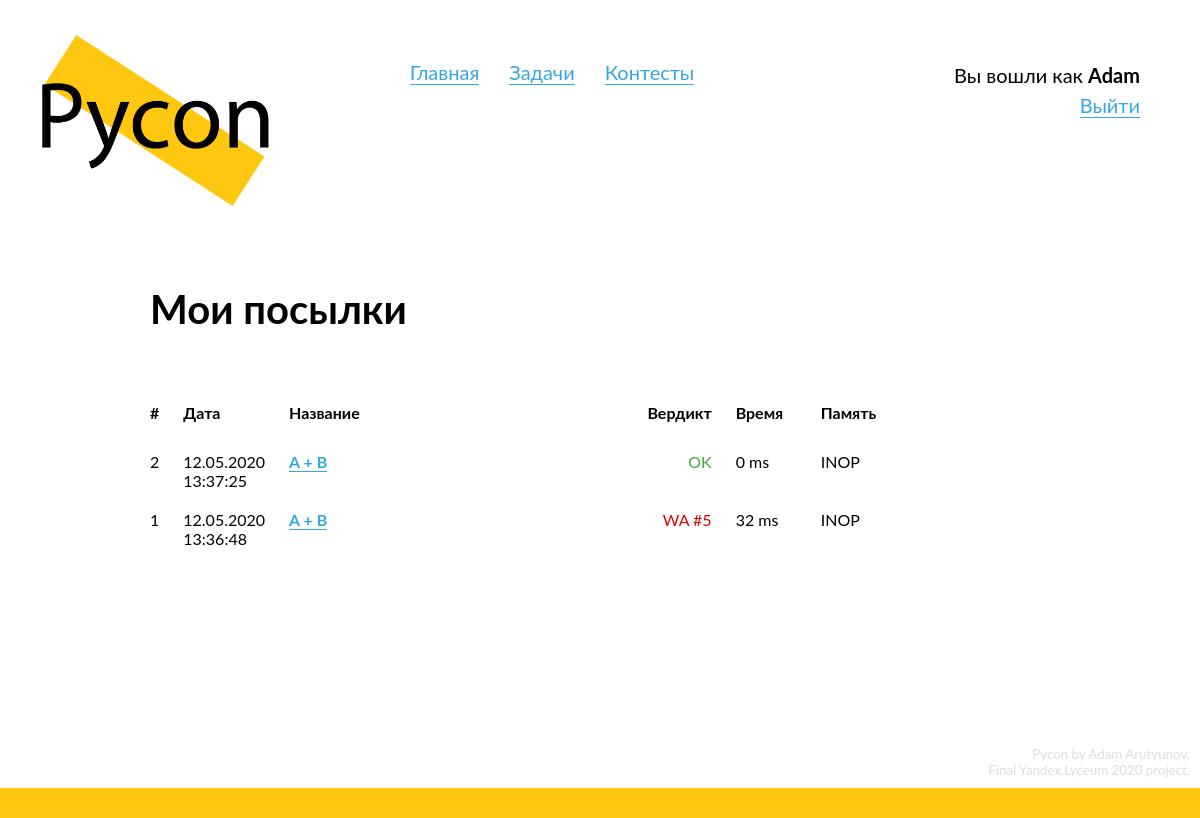
Before: /submissions (signed in) with the older database file.
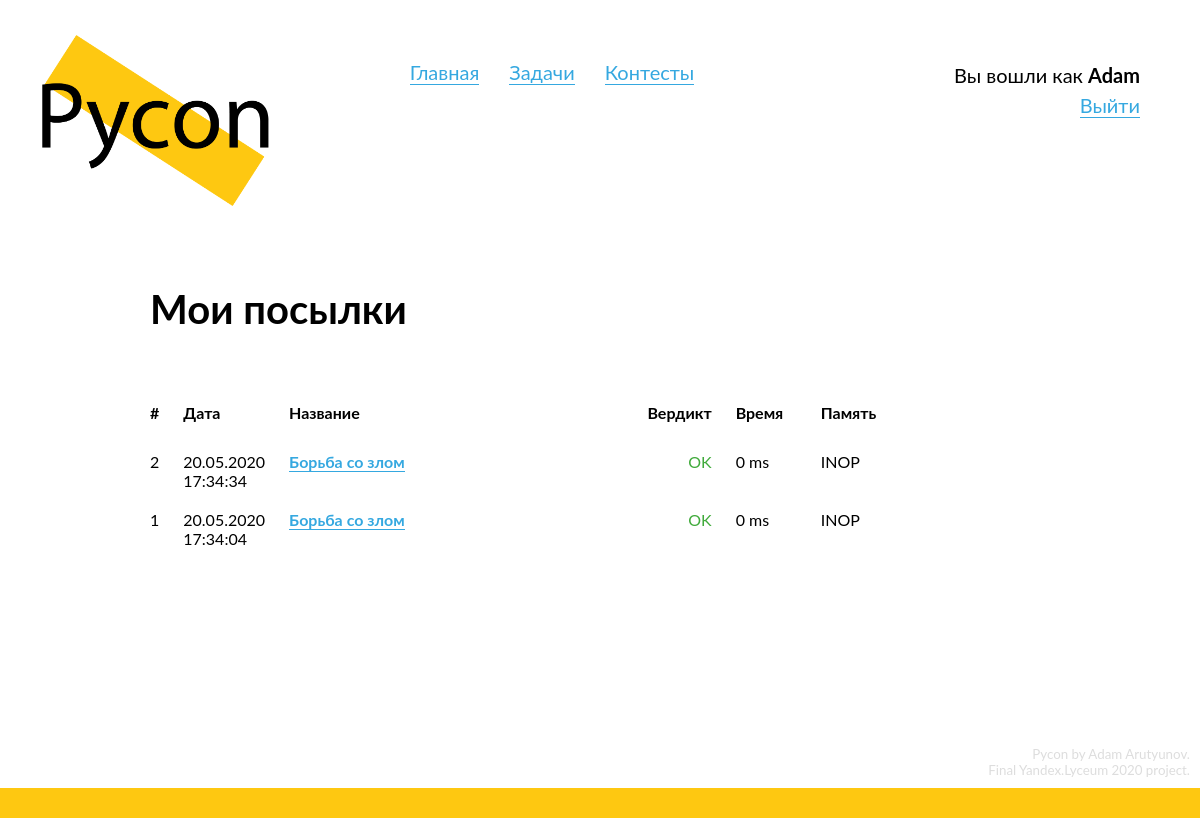
After: the same page with the newer database file.
### data/models/submission.py (models this page shows, shortened)
class Submission(SqlAlchemyBase, SerializerMixin):
    __tablename__ = 'submissions'
    id = Column(Integer, primary_key=True, autoincrement=True)
    submitter_id = Column(Integer, ForeignKey("users.id"))
    submitter = orm.relation("User")
    problem_id = Column(Integer, ForeignKey('problems.id'))
    problem = orm.relation("Problem")
    data = Column(String, nullable=False)
    submit_timestamp = Column(DateTime, default=datetime.datetime.now, nullable=False)
    verdict = Column(String, nullable=True)
    test = Column(Integer, ForeignKey("tests.number"), nullable=True)
    time = Column(Integer, nullable=True)  # Warning, time in ms!
    memory = Column(Integer, nullable=True)  # Warning, memory in KB!

### data/models/problem.py (models this page shows, shortened)
class Problem(SqlAlchemyBase, SerializerMixin):
    __tablename__ = 'problems'
    id = Column(Integer, primary_key=True, autoincrement=True)
    name = Column(String, nullable=True)
    situation = Column(String, nullable=False)
    input_data = Column(String, nullable=True)
    output_data = Column(String, nullable=True)
    tests = orm.relation("Test", back_populates='problem')
    time_limit = Column(Integer, nullable=True)
    memory_limit = Column(Integer, nullable=True)

### Pycon.py (the view)
@app.route('/submissions')
@login_required
def submissions():
    session = db_session.create_session()
    submissions = session.query(Submission).filter(Submission.submitter == current_user)\
                  .order_by(Submission.id.desc()).all()
    return render_template('submissions.html', title="Посылки",
                           submissions=submissions)

### Pycon.py (called while the page is built)
@login_manager.user_loader
def load_user(user_id):
    session = db_session.create_session()
    return session.query(User).get(user_id)

### data/db_session.py (called while the page is built)
def create_session() -> Session:
    global __scoped_session
    return __scoped_session

### templates/submissions.html (shortened to what this page needs)
{% extends "base.html" %}
{% block content %}
  <div class="content-header">
    <h2>
      Мои посылки
    </h2>
  </div>
  <div class="content-block">
    {% if submissions %}
      <table class="submissions-table">
        <tr>
          <th class="id-td">
            <span>
              #
            </span>
          </th>
          <th class="timestamp-td">
            <span>
              Дата
            </span>
          </th>
          <th class="problemname-td">
            <span>
              Название
            </span>
          </th>
          <th class="verdict-td">
            <span>
              Вердикт
            </span>
          </th>
          <th class="time-td">
            <span>
              Время
            </span>
          </th>
          <th class="memory-td">
            <span>
              Память
            </span>
          </th>
        </tr>
        {% for submission in submissions %}
          <tr>
            <td class="id-td">
              {{ submission.id }}
            </td>
            <td class="timestamp-td">
              {{ submission.submit_timestamp.strftime("%d.%m.%Y<br>%H:%M:%S")|safe }}
            </td>
            <td class="problemname-td">
              <a href="/problems/{{ submission.problem.id }}">{{ submission.problem.name }}</a>
            </td>
            <td class="verdict-td">
              {% if submission.verdict == None %}
                <span class="verdict-neutral">
                  Отправлено на проверку
                </span>
              {% elif submission.verdict == 'OK' %}
                <span class="verdict-good">
                  {{ submission.verdict }}
                </span>
              {% else %}
                <span class="verdict-bad">
                  {{ submission.verdict }} #{{ submission.test }}
                </span>
              {% endif %}
            </td>
            <td class="time-td">
              <span>
                {{ submission.time if submission.time else 0 }} ms
              </span>
            </td>
            <td class="memory-td">
              <span>
                INOP
              </span>
            </td>
          </tr>
        {% endfor %}
      </table>
    {% endif %}
  </div>
{% endblock %}

Changed rows visible on the page:
changed Submission id 2: submit_timestamp "12.05.2020 13:37:25" → "20.05.2020 17:34:34"; problem.name "A + B" → "Борьба со злом"
changed Submission id 1: submit_timestamp "12.05.2020 13:36:48" → "20.05.2020 17:34:04"; problem.name "A + B" → "Борьба со злом"; time "32" → "0"; verdict "WA" → "OK"; test "5" → (not shown)
